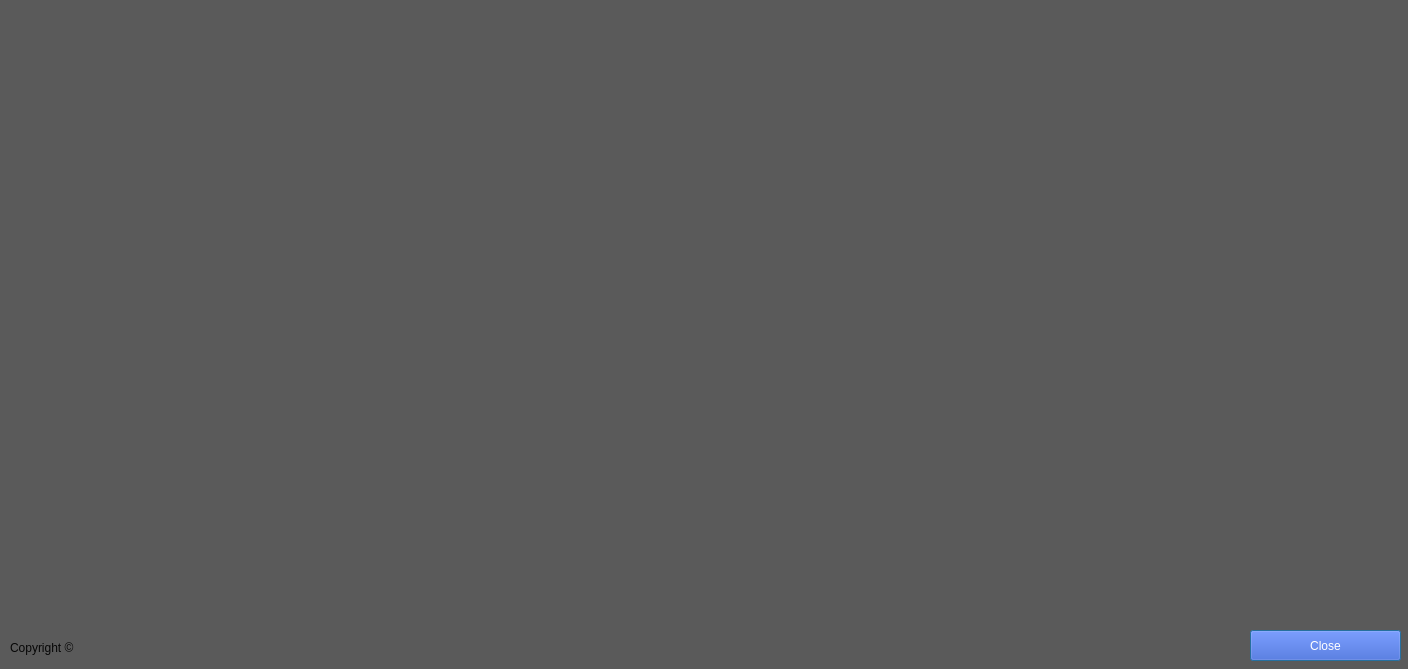
<?xml version="1.0" encoding="UTF-8"?>
<ui version="4.0">
 <class>connection_test_mainwindow</class>
 <widget class="QDialog" name="connection_test_mainwindow">
  <property name="geometry">
   <rect>
    <x>0</x>
    <y>0</y>
    <width>1408</width>
    <height>669</height>
   </rect>
  </property>
  <property name="windowTitle">
   <string>Dialog</string>
  </property>
  <property name="styleSheet">
   <string notr="true">background-color: rgb(90, 90, 90);</string>
  </property>
  <widget class="QPushButton" name="pushButton">
   <property name="geometry">
    <rect>
     <x>1250</x>
     <y>630</y>
     <width>151</width>
     <height>31</height>
    </rect>
   </property>
   <property name="styleSheet">
    <string notr="true">background-color: rgb(46, 81, 204);
color: rgb(255, 255, 255);
font: 75 10pt &quot;MS Shell Dlg 2&quot;;
border-color: rgb(170, 255, 0);</string>
   </property>
   <property name="text">
    <string>Close</string>
   </property>
  </widget>
  <widget class="QLabel" name="label_2">
   <property name="geometry">
    <rect>
     <x>10</x>
     <y>640</y>
     <width>941</width>
     <height>16</height>
    </rect>
   </property>
   <property name="styleSheet">
    <string notr="true">color:rgb(6, 6, 6)</string>
   </property>
   <property name="text">
    <string>Copyright ©</string>
   </property>
  </widget>
 </widget>
 <resources/>
 <connections/>
</ui>
